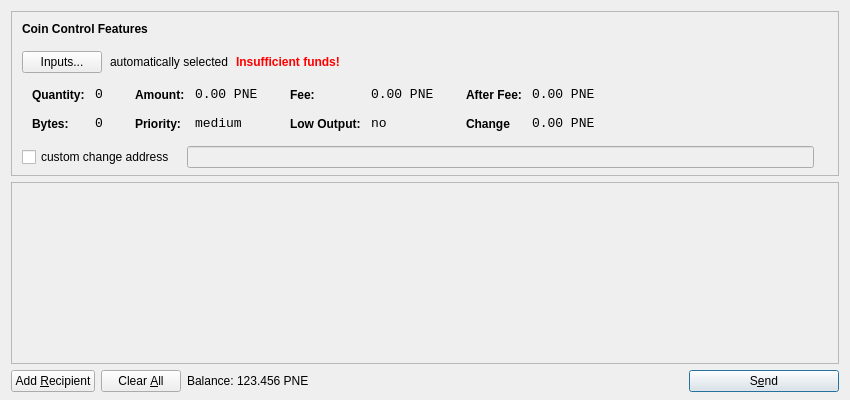
<?xml version="1.0" encoding="UTF-8"?>
<ui version="4.0">
 <class>SendCoinsDialog</class>
 <widget class="QDialog" name="SendCoinsDialog">
  <property name="geometry">
   <rect>
    <x>0</x>
    <y>0</y>
    <width>850</width>
    <height>400</height>
   </rect>
  </property>
  <property name="windowTitle">
   <string>Send Coins</string>
  </property>
  <layout class="QVBoxLayout" name="verticalLayout" stretch="0,1,0">
   <property name="bottomMargin">
    <number>8</number>
   </property>
   <item>
    <widget class="QFrame" name="frameCoinControl">
     <property name="sizePolicy">
      <sizepolicy hsizetype="Expanding" vsizetype="Expanding">
       <horstretch>0</horstretch>
       <verstretch>0</verstretch>
      </sizepolicy>
     </property>
     <property name="maximumSize">
      <size>
       <width>16777215</width>
       <height>16777215</height>
      </size>
     </property>
     <property name="frameShape">
      <enum>QFrame::StyledPanel</enum>
     </property>
     <property name="frameShadow">
      <enum>QFrame::Sunken</enum>
     </property>
     <layout class="QVBoxLayout" name="verticalLayoutCoinControl2">
      <property name="spacing">
       <number>-1</number>
      </property>
      <property name="leftMargin">
       <number>0</number>
      </property>
      <property name="topMargin">
       <number>0</number>
      </property>
      <property name="rightMargin">
       <number>0</number>
      </property>
      <property name="bottomMargin">
       <number>6</number>
      </property>
      <item>
       <layout class="QVBoxLayout" name="verticalLayoutCoinControl" stretch="0,0,0,0,1">
        <property name="spacing">
         <number>0</number>
        </property>
        <property name="leftMargin">
         <number>10</number>
        </property>
        <property name="topMargin">
         <number>10</number>
        </property>
        <item>
         <layout class="QHBoxLayout" name="horizontalLayoutCoinControl1">
          <property name="bottomMargin">
           <number>15</number>
          </property>
          <item>
           <widget class="QLabel" name="labelCoinControlFeatures">
            <property name="sizePolicy">
             <sizepolicy hsizetype="Preferred" vsizetype="Maximum">
              <horstretch>0</horstretch>
              <verstretch>0</verstretch>
             </sizepolicy>
            </property>
            <property name="font">
             <font>
              <weight>75</weight>
              <bold>true</bold>
             </font>
            </property>
            <property name="styleSheet">
             <string notr="true">font-weight:bold;</string>
            </property>
            <property name="text">
             <string>Coin Control Features</string>
            </property>
           </widget>
          </item>
         </layout>
        </item>
        <item>
         <layout class="QHBoxLayout" name="horizontalLayoutCoinControl2" stretch="0,0,0,0">
          <property name="spacing">
           <number>8</number>
          </property>
          <property name="bottomMargin">
           <number>10</number>
          </property>
          <item>
           <widget class="QPushButton" name="pushButtonCoinControl">
            <property name="styleSheet">
             <string notr="true"/>
            </property>
            <property name="text">
             <string>Inputs...</string>
            </property>
           </widget>
          </item>
          <item>
           <widget class="QLabel" name="labelCoinControlAutomaticallySelected">
            <property name="text">
             <string>automatically selected</string>
            </property>
            <property name="margin">
             <number>5</number>
            </property>
           </widget>
          </item>
          <item>
           <widget class="QLabel" name="labelCoinControlInsuffFunds">
            <property name="font">
             <font>
              <weight>75</weight>
              <bold>true</bold>
             </font>
            </property>
            <property name="styleSheet">
             <string notr="true">color:red;font-weight:bold;</string>
            </property>
            <property name="text">
             <string>Insufficient funds!</string>
            </property>
            <property name="margin">
             <number>5</number>
            </property>
           </widget>
          </item>
          <item>
           <spacer name="horizontalSpacerCoinControl">
            <property name="orientation">
             <enum>Qt::Horizontal</enum>
            </property>
            <property name="sizeHint" stdset="0">
             <size>
              <width>40</width>
              <height>1</height>
             </size>
            </property>
           </spacer>
          </item>
         </layout>
        </item>
        <item>
         <widget class="QWidget" name="widgetCoinControl" native="true">
          <property name="sizePolicy">
           <sizepolicy hsizetype="Preferred" vsizetype="Preferred">
            <horstretch>0</horstretch>
            <verstretch>0</verstretch>
           </sizepolicy>
          </property>
          <property name="minimumSize">
           <size>
            <width>0</width>
            <height>0</height>
           </size>
          </property>
          <property name="styleSheet">
           <string notr="true"/>
          </property>
          <layout class="QHBoxLayout" name="horizontalLayoutCoinControl5">
           <property name="margin">
            <number>0</number>
           </property>
           <item>
            <layout class="QHBoxLayout" name="horizontalLayoutCoinControl3" stretch="0,0,0,1">
             <property name="spacing">
              <number>20</number>
             </property>
             <property name="topMargin">
              <number>0</number>
             </property>
             <property name="bottomMargin">
              <number>10</number>
             </property>
             <item>
              <layout class="QFormLayout" name="formLayoutCoinControl1">
               <property name="horizontalSpacing">
                <number>10</number>
               </property>
               <property name="verticalSpacing">
                <number>14</number>
               </property>
               <property name="leftMargin">
                <number>10</number>
               </property>
               <property name="topMargin">
                <number>4</number>
               </property>
               <property name="rightMargin">
                <number>6</number>
               </property>
               <item row="0" column="0">
                <widget class="QLabel" name="labelCoinControlQuantityText">
                 <property name="styleSheet">
                  <string notr="true">font-weight:bold;</string>
                 </property>
                 <property name="text">
                  <string>Quantity:</string>
                 </property>
                 <property name="margin">
                  <number>0</number>
                 </property>
                </widget>
               </item>
               <item row="0" column="1">
                <widget class="QLabel" name="labelCoinControlQuantity">
                 <property name="font">
                  <font>
                   <family>Monospace</family>
                   <pointsize>10</pointsize>
                  </font>
                 </property>
                 <property name="cursor">
                  <cursorShape>IBeamCursor</cursorShape>
                 </property>
                 <property name="contextMenuPolicy">
                  <enum>Qt::ActionsContextMenu</enum>
                 </property>
                 <property name="text">
                  <string>0</string>
                 </property>
                 <property name="margin">
                  <number>0</number>
                 </property>
                 <property name="textInteractionFlags">
                  <set>Qt::LinksAccessibleByMouse|Qt::TextSelectableByKeyboard|Qt::TextSelectableByMouse</set>
                 </property>
                </widget>
               </item>
               <item row="1" column="0">
                <widget class="QLabel" name="labelCoinControlBytesText">
                 <property name="styleSheet">
                  <string notr="true">font-weight:bold;</string>
                 </property>
                 <property name="text">
                  <string>Bytes:</string>
                 </property>
                </widget>
               </item>
               <item row="1" column="1">
                <widget class="QLabel" name="labelCoinControlBytes">
                 <property name="font">
                  <font>
                   <family>Monospace</family>
                   <pointsize>10</pointsize>
                  </font>
                 </property>
                 <property name="cursor">
                  <cursorShape>IBeamCursor</cursorShape>
                 </property>
                 <property name="contextMenuPolicy">
                  <enum>Qt::ActionsContextMenu</enum>
                 </property>
                 <property name="text">
                  <string>0</string>
                 </property>
                 <property name="textInteractionFlags">
                  <set>Qt::LinksAccessibleByMouse|Qt::TextSelectableByKeyboard|Qt::TextSelectableByMouse</set>
                 </property>
                </widget>
               </item>
              </layout>
             </item>
             <item>
              <layout class="QFormLayout" name="formLayoutCoinControl2">
               <property name="horizontalSpacing">
                <number>10</number>
               </property>
               <property name="verticalSpacing">
                <number>14</number>
               </property>
               <property name="leftMargin">
                <number>6</number>
               </property>
               <property name="topMargin">
                <number>4</number>
               </property>
               <property name="rightMargin">
                <number>6</number>
               </property>
               <item row="0" column="0">
                <widget class="QLabel" name="labelCoinControlAmountText">
                 <property name="styleSheet">
                  <string notr="true">font-weight:bold;</string>
                 </property>
                 <property name="text">
                  <string>Amount:</string>
                 </property>
                 <property name="margin">
                  <number>0</number>
                 </property>
                </widget>
               </item>
               <item row="0" column="1">
                <widget class="QLabel" name="labelCoinControlAmount">
                 <property name="font">
                  <font>
                   <family>Monospace</family>
                   <pointsize>10</pointsize>
                  </font>
                 </property>
                 <property name="cursor">
                  <cursorShape>IBeamCursor</cursorShape>
                 </property>
                 <property name="contextMenuPolicy">
                  <enum>Qt::ActionsContextMenu</enum>
                 </property>
                 <property name="text">
                  <string>0.00 PNE</string>
                 </property>
                 <property name="textInteractionFlags">
                  <set>Qt::LinksAccessibleByMouse|Qt::TextSelectableByKeyboard|Qt::TextSelectableByMouse</set>
                 </property>
                </widget>
               </item>
               <item row="1" column="0">
                <widget class="QLabel" name="labelCoinControlPriorityText">
                 <property name="styleSheet">
                  <string notr="true">font-weight:bold;</string>
                 </property>
                 <property name="text">
                  <string>Priority:</string>
                 </property>
                </widget>
               </item>
               <item row="1" column="1">
                <widget class="QLabel" name="labelCoinControlPriority">
                 <property name="font">
                  <font>
                   <family>Monospace</family>
                   <pointsize>10</pointsize>
                  </font>
                 </property>
                 <property name="cursor">
                  <cursorShape>IBeamCursor</cursorShape>
                 </property>
                 <property name="contextMenuPolicy">
                  <enum>Qt::ActionsContextMenu</enum>
                 </property>
                 <property name="text">
                  <string>medium</string>
                 </property>
                 <property name="textInteractionFlags">
                  <set>Qt::LinksAccessibleByMouse|Qt::TextSelectableByKeyboard|Qt::TextSelectableByMouse</set>
                 </property>
                </widget>
               </item>
              </layout>
             </item>
             <item>
              <layout class="QFormLayout" name="formLayoutCoinControl3">
               <property name="horizontalSpacing">
                <number>10</number>
               </property>
               <property name="verticalSpacing">
                <number>14</number>
               </property>
               <property name="leftMargin">
                <number>6</number>
               </property>
               <property name="topMargin">
                <number>4</number>
               </property>
               <property name="rightMargin">
                <number>6</number>
               </property>
               <item row="0" column="0">
                <widget class="QLabel" name="labelCoinControlFeeText">
                 <property name="styleSheet">
                  <string notr="true">font-weight:bold;</string>
                 </property>
                 <property name="text">
                  <string>Fee:</string>
                 </property>
                 <property name="margin">
                  <number>0</number>
                 </property>
                </widget>
               </item>
               <item row="0" column="1">
                <widget class="QLabel" name="labelCoinControlFee">
                 <property name="font">
                  <font>
                   <family>Monospace</family>
                   <pointsize>10</pointsize>
                  </font>
                 </property>
                 <property name="cursor">
                  <cursorShape>IBeamCursor</cursorShape>
                 </property>
                 <property name="contextMenuPolicy">
                  <enum>Qt::ActionsContextMenu</enum>
                 </property>
                 <property name="text">
                  <string>0.00 PNE</string>
                 </property>
                 <property name="textInteractionFlags">
                  <set>Qt::LinksAccessibleByMouse|Qt::TextSelectableByKeyboard|Qt::TextSelectableByMouse</set>
                 </property>
                </widget>
               </item>
               <item row="1" column="0">
                <widget class="QLabel" name="labelCoinControlLowOutputText">
                 <property name="styleSheet">
                  <string notr="true">font-weight:bold;</string>
                 </property>
                 <property name="text">
                  <string>Low Output:</string>
                 </property>
                </widget>
               </item>
               <item row="1" column="1">
                <widget class="QLabel" name="labelCoinControlLowOutput">
                 <property name="font">
                  <font>
                   <family>Monospace</family>
                   <pointsize>10</pointsize>
                  </font>
                 </property>
                 <property name="cursor">
                  <cursorShape>IBeamCursor</cursorShape>
                 </property>
                 <property name="contextMenuPolicy">
                  <enum>Qt::ActionsContextMenu</enum>
                 </property>
                 <property name="text">
                  <string>no</string>
                 </property>
                 <property name="textInteractionFlags">
                  <set>Qt::LinksAccessibleByMouse|Qt::TextSelectableByKeyboard|Qt::TextSelectableByMouse</set>
                 </property>
                </widget>
               </item>
              </layout>
             </item>
             <item>
              <layout class="QFormLayout" name="formLayoutCoinControl4">
               <property name="horizontalSpacing">
                <number>10</number>
               </property>
               <property name="verticalSpacing">
                <number>14</number>
               </property>
               <property name="leftMargin">
                <number>6</number>
               </property>
               <property name="topMargin">
                <number>4</number>
               </property>
               <property name="rightMargin">
                <number>6</number>
               </property>
               <item row="0" column="0">
                <widget class="QLabel" name="labelCoinControlAfterFeeText">
                 <property name="styleSheet">
                  <string notr="true">font-weight:bold;</string>
                 </property>
                 <property name="text">
                  <string>After Fee:</string>
                 </property>
                 <property name="margin">
                  <number>0</number>
                 </property>
                </widget>
               </item>
               <item row="0" column="1">
                <widget class="QLabel" name="labelCoinControlAfterFee">
                 <property name="font">
                  <font>
                   <family>Monospace</family>
                   <pointsize>10</pointsize>
                  </font>
                 </property>
                 <property name="cursor">
                  <cursorShape>IBeamCursor</cursorShape>
                 </property>
                 <property name="contextMenuPolicy">
                  <enum>Qt::ActionsContextMenu</enum>
                 </property>
                 <property name="text">
                  <string>0.00 PNE</string>
                 </property>
                 <property name="textInteractionFlags">
                  <set>Qt::LinksAccessibleByMouse|Qt::TextSelectableByKeyboard|Qt::TextSelectableByMouse</set>
                 </property>
                </widget>
               </item>
               <item row="1" column="0">
                <widget class="QLabel" name="labelCoinControlChangeText">
                 <property name="styleSheet">
                  <string notr="true">font-weight:bold;</string>
                 </property>
                 <property name="text">
                  <string>Change</string>
                 </property>
                </widget>
               </item>
               <item row="1" column="1">
                <widget class="QLabel" name="labelCoinControlChange">
                 <property name="font">
                  <font>
                   <family>Monospace</family>
                   <pointsize>10</pointsize>
                  </font>
                 </property>
                 <property name="cursor">
                  <cursorShape>IBeamCursor</cursorShape>
                 </property>
                 <property name="contextMenuPolicy">
                  <enum>Qt::ActionsContextMenu</enum>
                 </property>
                 <property name="text">
                  <string>0.00 PNE</string>
                 </property>
                 <property name="textInteractionFlags">
                  <set>Qt::LinksAccessibleByMouse|Qt::TextSelectableByKeyboard|Qt::TextSelectableByMouse</set>
                 </property>
                </widget>
               </item>
              </layout>
             </item>
            </layout>
           </item>
          </layout>
         </widget>
        </item>
        <item>
         <layout class="QHBoxLayout" name="horizontalLayoutCoinControl4" stretch="0,0,0">
          <property name="spacing">
           <number>12</number>
          </property>
          <property name="sizeConstraint">
           <enum>QLayout::SetDefaultConstraint</enum>
          </property>
          <property name="topMargin">
           <number>5</number>
          </property>
          <property name="rightMargin">
           <number>5</number>
          </property>
          <item>
           <widget class="QCheckBox" name="checkBoxCoinControlChange">
            <property name="text">
             <string>custom change address</string>
            </property>
           </widget>
          </item>
          <item>
           <widget class="QLineEdit" name="lineEditCoinControlChange">
            <property name="enabled">
             <bool>false</bool>
            </property>
            <property name="sizePolicy">
             <sizepolicy hsizetype="Expanding" vsizetype="Fixed">
              <horstretch>0</horstretch>
              <verstretch>0</verstretch>
             </sizepolicy>
            </property>
           </widget>
          </item>
          <item>
           <widget class="QLabel" name="labelCoinControlChangeLabel">
            <property name="sizePolicy">
             <sizepolicy hsizetype="Preferred" vsizetype="Expanding">
              <horstretch>0</horstretch>
              <verstretch>0</verstretch>
             </sizepolicy>
            </property>
            <property name="minimumSize">
             <size>
              <width>0</width>
              <height>0</height>
             </size>
            </property>
            <property name="text">
             <string/>
            </property>
            <property name="margin">
             <number>3</number>
            </property>
           </widget>
          </item>
         </layout>
        </item>
        <item>
         <spacer name="verticalSpacerCoinControl">
          <property name="orientation">
           <enum>Qt::Vertical</enum>
          </property>
          <property name="sizeHint" stdset="0">
           <size>
            <width>800</width>
            <height>1</height>
           </size>
          </property>
         </spacer>
        </item>
       </layout>
      </item>
     </layout>
    </widget>
   </item>
   <item>
    <widget class="QScrollArea" name="scrollArea">
     <property name="widgetResizable">
      <bool>true</bool>
     </property>
     <widget class="QWidget" name="scrollAreaWidgetContents">
      <property name="geometry">
       <rect>
        <x>0</x>
        <y>0</y>
        <width>830</width>
        <height>165</height>
       </rect>
      </property>
      <layout class="QVBoxLayout" name="verticalLayout_2">
       <property name="margin">
        <number>0</number>
       </property>
       <item>
        <layout class="QVBoxLayout" name="entries">
         <property name="spacing">
          <number>6</number>
         </property>
        </layout>
       </item>
       <item>
        <spacer name="verticalSpacer">
         <property name="orientation">
          <enum>Qt::Vertical</enum>
         </property>
         <property name="sizeHint" stdset="0">
          <size>
           <width>20</width>
           <height>40</height>
          </size>
         </property>
        </spacer>
       </item>
      </layout>
     </widget>
    </widget>
   </item>
   <item>
    <layout class="QHBoxLayout" name="horizontalLayout">
     <item>
      <widget class="QPushButton" name="addButton">
       <property name="toolTip">
        <string>Send to multiple recipients at once</string>
       </property>
       <property name="text">
        <string>Add &amp;Recipient</string>
       </property>
       <property name="autoDefault">
        <bool>false</bool>
       </property>
      </widget>
     </item>
     <item>
      <widget class="QPushButton" name="clearButton">
       <property name="sizePolicy">
        <sizepolicy hsizetype="Minimum" vsizetype="Fixed">
         <horstretch>0</horstretch>
         <verstretch>0</verstretch>
        </sizepolicy>
       </property>
       <property name="toolTip">
        <string>Remove all transaction fields</string>
       </property>
       <property name="text">
        <string>Clear &amp;All</string>
       </property>
       <property name="autoRepeatDelay">
        <number>300</number>
       </property>
       <property name="autoDefault">
        <bool>false</bool>
       </property>
      </widget>
     </item>
     <item>
      <layout class="QHBoxLayout" name="horizontalLayout_2">
       <property name="spacing">
        <number>3</number>
       </property>
       <item>
        <widget class="QLabel" name="label">
         <property name="sizePolicy">
          <sizepolicy hsizetype="Preferred" vsizetype="Fixed">
           <horstretch>0</horstretch>
           <verstretch>0</verstretch>
          </sizepolicy>
         </property>
         <property name="text">
          <string>Balance:</string>
         </property>
        </widget>
       </item>
       <item>
        <widget class="QLabel" name="labelBalance">
         <property name="sizePolicy">
          <sizepolicy hsizetype="Preferred" vsizetype="Fixed">
           <horstretch>0</horstretch>
           <verstretch>0</verstretch>
          </sizepolicy>
         </property>
         <property name="cursor">
          <cursorShape>IBeamCursor</cursorShape>
         </property>
         <property name="text">
          <string>123.456 PNE</string>
         </property>
         <property name="textInteractionFlags">
          <set>Qt::LinksAccessibleByMouse|Qt::TextSelectableByKeyboard|Qt::TextSelectableByMouse</set>
         </property>
        </widget>
       </item>
      </layout>
     </item>
     <item>
      <spacer name="horizontalSpacer">
       <property name="orientation">
        <enum>Qt::Horizontal</enum>
       </property>
       <property name="sizeHint" stdset="0">
        <size>
         <width>40</width>
         <height>20</height>
        </size>
       </property>
      </spacer>
     </item>
     <item>
      <widget class="QPushButton" name="sendButton">
       <property name="minimumSize">
        <size>
         <width>150</width>
         <height>0</height>
        </size>
       </property>
       <property name="toolTip">
        <string>Confirm the send action</string>
       </property>
       <property name="text">
        <string>S&amp;end</string>
       </property>
       <property name="icon">
        <iconset resource="../bitcoin.qrc">
         <normaloff>:/icons/send</normaloff>:/icons/send</iconset>
       </property>
       <property name="default">
        <bool>true</bool>
       </property>
      </widget>
     </item>
    </layout>
   </item>
  </layout>
 </widget>
 <resources>
  <include location="../bitcoin.qrc"/>
 </resources>
 <connections/>
</ui>
